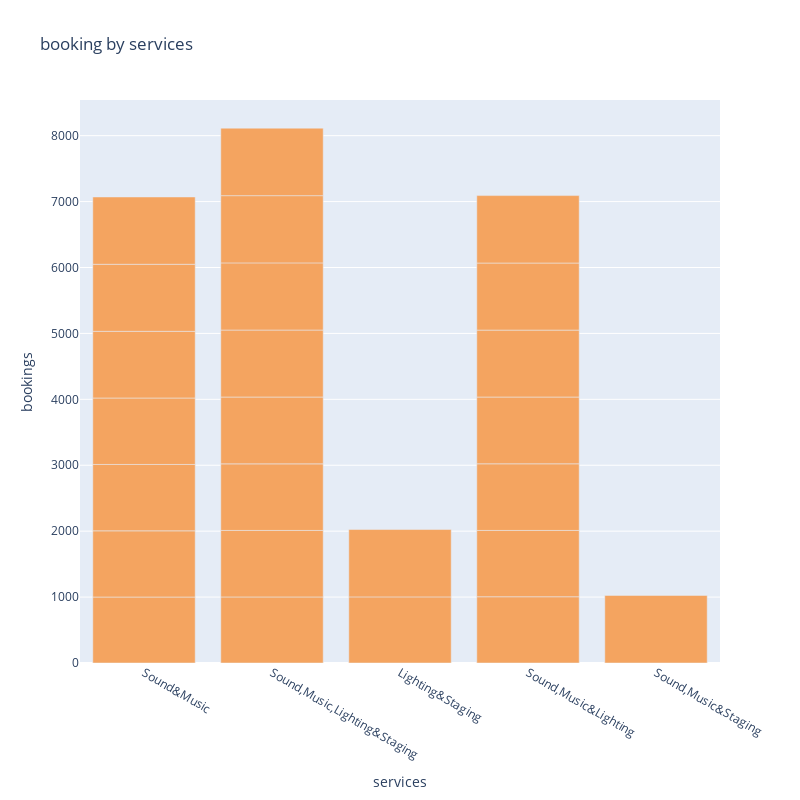

Notebook cell for this chart:
### Code cell
px.bar(df,              # our dataframe
       x="service",         # x will be the 'event' column of the dataframe
       y="bookingid",   # y will be the 'bookingdate' column of the dataframe
       title=f"booking by services",
       labels={"service": "services","bookingid": "bookings"}, # the axis names
       color_discrete_sequence=["sandybrown"], # the colors used
       height=800,
       width=800)

### Figure 1 — Plotly figure (JSON) as saved in the notebook; plotly's stock layout.template omitted (floating-point values rounded to 4 significant figures)
{"data": [{"alignmentgroup": "True", "hovertemplate": "services=%{x}<br>bookings=%{y}<extra></extra>", "legendgroup": "", "marker": {"color": "sandybrown"}, "name": "", "offsetgroup": "", "orientation": "v", "showlegend": false, "textposition": "auto", "type": "bar", "x": ["Sound&Music", "Sound,Music,Lighting&Staging", "Lighting&Staging", "Sound&Music", "Sound,Music&Lighting", "Sound,Music&Lighting", "Sound&Music", "Sound&Music", "Sound,Music,Lighting&Staging", "Sound,Music,Lighting&Staging", "Sound,Music&Lighting", "Sound&Music", "Sound,Music&Lighting", "Sound,Music,Lighting&Staging", "Sound,Music&Lighting", "Sound,Music,Lighting&Staging", "Sound&Music", "Sound,Music&Lighting", "Sound,Music,Lighting&Staging", "Sound,Music,Lighting&Staging", "Sound&Music", "Lighting&Staging", "Sound,Music&Lighting", "Sound,Music,Lighting&Staging", "Sound,Music&Staging"], "xaxis": "x", "y": [1001, 1002, 1003, 1004, 1005, 1006, 1007, 1008, 1009, 1010, 1011, 1012, 1013, 1014, 1015, 1016, 1017, 1018, 1019, 1020, 1021, 1022, 1023, 1024, 1025], "yaxis": "y"}], "layout": {"barmode": "relative", "height": 800, "legend": {"tracegroupgap": 0}, "title": {"text": "booking by services"}, "width": 800, "xaxis": {"anchor": "y", "domain": [0, 1], "title": {"text": "services"}}, "yaxis": {"anchor": "x", "domain": [0, 1], "title": {"text": "bookings"}}}}
